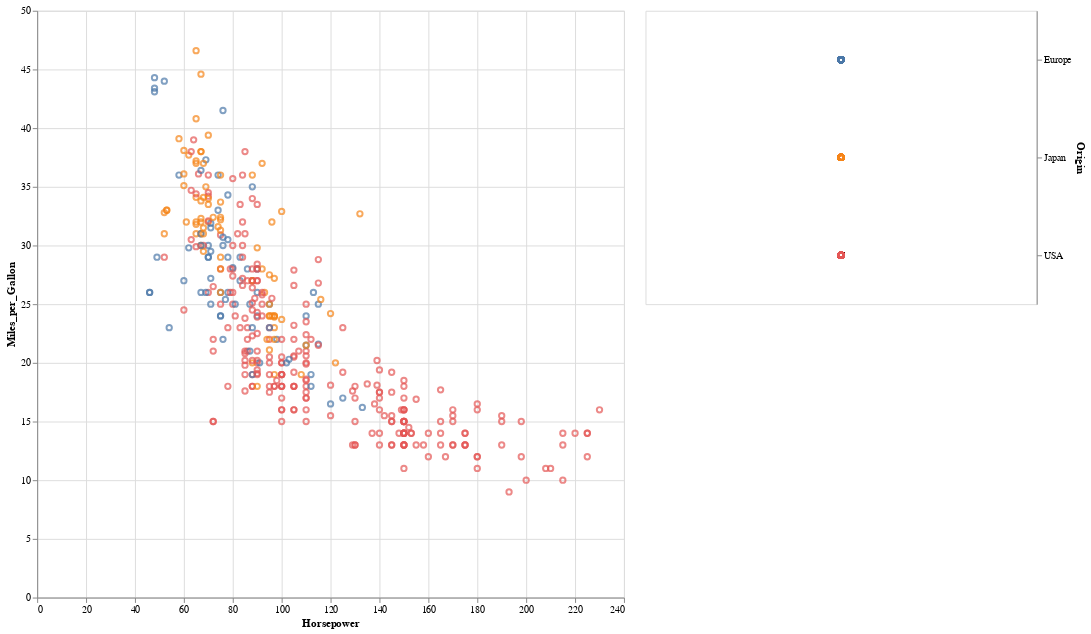

The notebook cell this image was saved under:
### Code cell
selection = alt.selection_multi(fields=['Origin'])
color = alt.condition(selection,
                      alt.Color('Origin:N', legend=None),
                      alt.value('lightgray'))

scatter = alt.Chart(df).mark_point().encode(
    x='Horsepower:Q',
    y='Miles_per_Gallon:Q',
    color=color,
    tooltip='Name:N'
).properties(
    width=600,
    height=600)

legend = alt.Chart(df).mark_point().encode(
    y=alt.Y('Origin:N', axis=alt.Axis(orient='right')),
    color=color
).add_selection(
    selection
)

scatter | legend

### Figure 1 — Vega-Lite specification as saved in the notebook (floating-point values rounded to 4 significant figures; data arrays with more than 128 entries replaced by an {"elided": "..."} marker saying what was removed)
{"$schema": "https://vega.github.io/schema/vega-lite/v2.6.0.json", "config": {"view": {"height": 300, "width": 400}}, "datasets": {"data-f02450ab61490a1363517a0190416235": {"elided": "406 records"}}, "hconcat": [{"data": {"name": "data-f02450ab61490a1363517a0190416235"}, "encoding": {"color": {"condition": {"field": "Origin", "legend": null, "selection": "selector004", "type": "nominal"}, "value": "lightgray"}, "tooltip": {"field": "Name", "type": "nominal"}, "x": {"field": "Horsepower", "type": "quantitative"}, "y": {"field": "Miles_per_Gallon", "type": "quantitative"}}, "height": 600, "mark": "point", "width": 600}, {"data": {"name": "data-f02450ab61490a1363517a0190416235"}, "encoding": {"color": {"condition": {"field": "Origin", "legend": null, "selection": "selector004", "type": "nominal"}, "value": "lightgray"}, "y": {"axis": {"orient": "right"}, "field": "Origin", "type": "nominal"}}, "mark": "point", "selection": {"selector004": {"empty": "all", "fields": ["Origin"], "on": "click", "resolve": "global", "toggle": "event.shiftKey", "type": "multi"}}}]}
